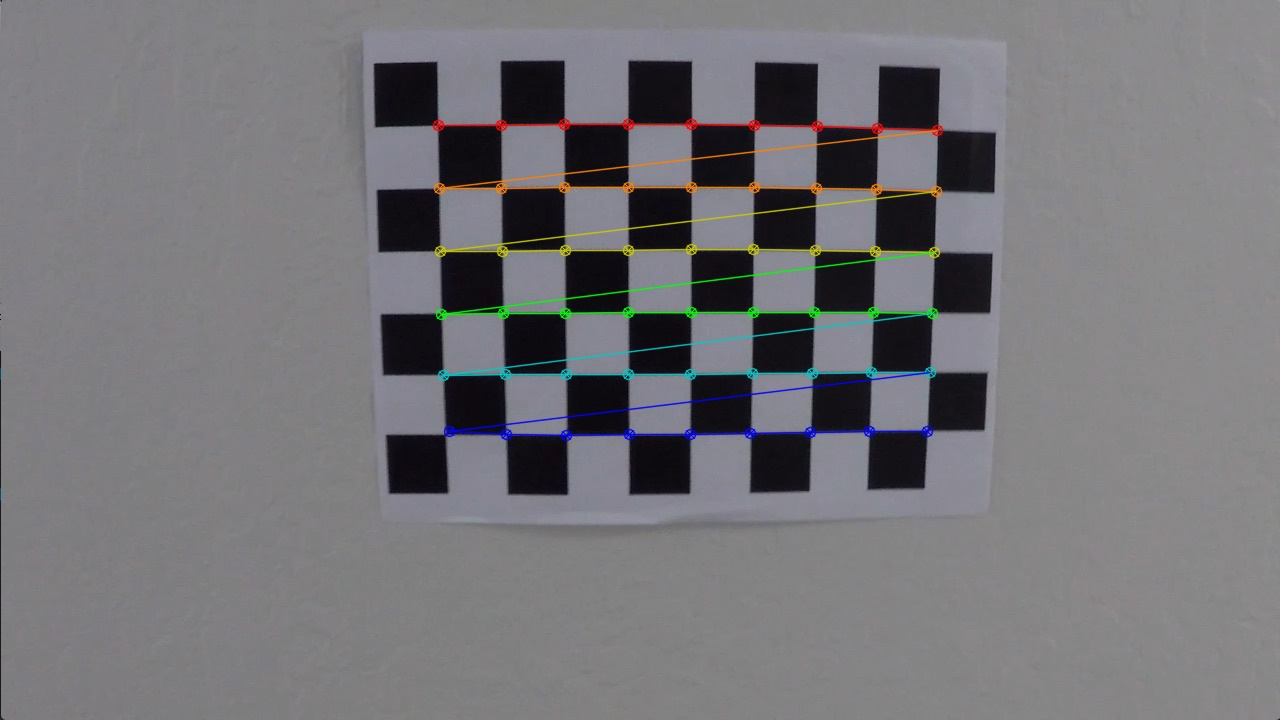
#> input picture output_images/corners.jpg, 1280 x 720 px, given as the content of the folder ./camera_cal, which was not available
$ python advanced_lane_finding.py   (older library calls are emulated)
#> lines starting #> are read from the running program, lines starting #| are printed output that depends on the picture; pictures that were not available may be replaced by others from this repository, and a replacement may not be noted
# To add a new cell, type '#%%'
# To add a new markdown cell, type '#%% [markdown]'
#%%
from IPython import get_ipython

#%% [markdown]
# ## Advanced Lane Finding Project
#
# The goals / steps of this project are the following:
#
# * Compute the camera calibration matrix and distortion coefficients given a set of chessboard images.
# * Apply a distortion correction to raw images.
# * Use color transforms, gradients, etc., to create a thresholded binary image.
# * Apply a perspective transform to rectify binary image ("birds-eye view").
# * Detect lane pixels and fit to find the lane boundary.
# * Determine the curvature of the lane and vehicle position with respect to center.
# * Warp the detected lane boundaries back onto the original image.
# * Output visual display of the lane boundaries and numerical estimation of lane curvature and vehicle position.
#
# ---
# ## Calibrate the Camera

#%%
import numpy as np
import cv2
import glob
import matplotlib.pyplot as plt
import pickle
get_ipython().run_line_magic('matplotlib', 'inline')
# Helper Methods
def save_image(fname, img):
    cv2.imwrite('./output_images/{}.jpg'.format(fname), img)

def display_images(images, cols = 4, rows = 5, figsize=(15,10), cmap = None):
    """
    Show a list of images in grid format using matplotlib
    """
    img_length = len(images)
    fig, axes = plt.subplots(rows, cols, figsize=figsize)
    indexes = range(cols * rows)

    for ax, index in zip(axes.flat, indexes):
        if index < img_length:
            image_path, image = images[index]
            if cmap == None:
                ax.imshow(image)
            else:
                ax.imshow(image, cmap=cmap)
                ax.set_title(image_path)
                ax.axis('off')

# [19 lines left out: function display_comparison, not called in this run]

def convert_to_rgb(img):
    return cv2.Color(img, cv2.COLOR_BGR2RGB)


#%%
# Load images from test images folder and store for later use.
calibration_images = list(map(
    lambda imageFileName: (imageFileName, cv2.imread(imageFileName)),
    glob.glob('./camera_cal/*.jpg')
))
#> calibration_images = 1 item

display_images(calibration_images, 4, 5, (15, 13))
#> in display_images, `img_length = len(images)`: img_length = 1
#> (the call stopped at in display_images, `fig, axes = plt.subplots(rows, cols, figsize=figsize)`: IPython is not available in this run)


#%%
# prepare object points, like (0,0,0), (1,0,0), (2,0,0) ....,(6,5,0)
objp = np.zeros((6*9,3), np.float32)
objp[:,:2] = np.mgrid[0:9,0:6].T.reshape(-1,2) # x, y coordinates

# Arrays to store object points and image points from all the images.
objpoints = [] # 3d points in real world space
imgpoints = [] # 2d points in image plane.

originals = []
drawn_corners = []

# Step through the list and search for chessboard corners
for fname, img in calibration_images:
    img_copy = img.copy()
    gray = cv2.cvtColor(img_copy, cv2.COLOR_BGR2GRAY)

    # Find the chessboard corners
    ret, corners = cv2.findChessboardCorners(gray, (9,6), None)

    # If found, add object points, image points
    if ret == True:
        objpoints.append(objp)
        imgpoints.append(corners)

        # Draw and display the corners
        img_copy = cv2.drawChessboardCorners(img_copy, (9,6), corners, ret)

        originals.append(img)
        drawn_corners.append(img_copy)
#> this loop made 1 pass
#> ret on pass 1: False
#> pass 1, `gray = cv2.cvtColor(img_copy, cv2.COLOR_BGR2GRAY)`:
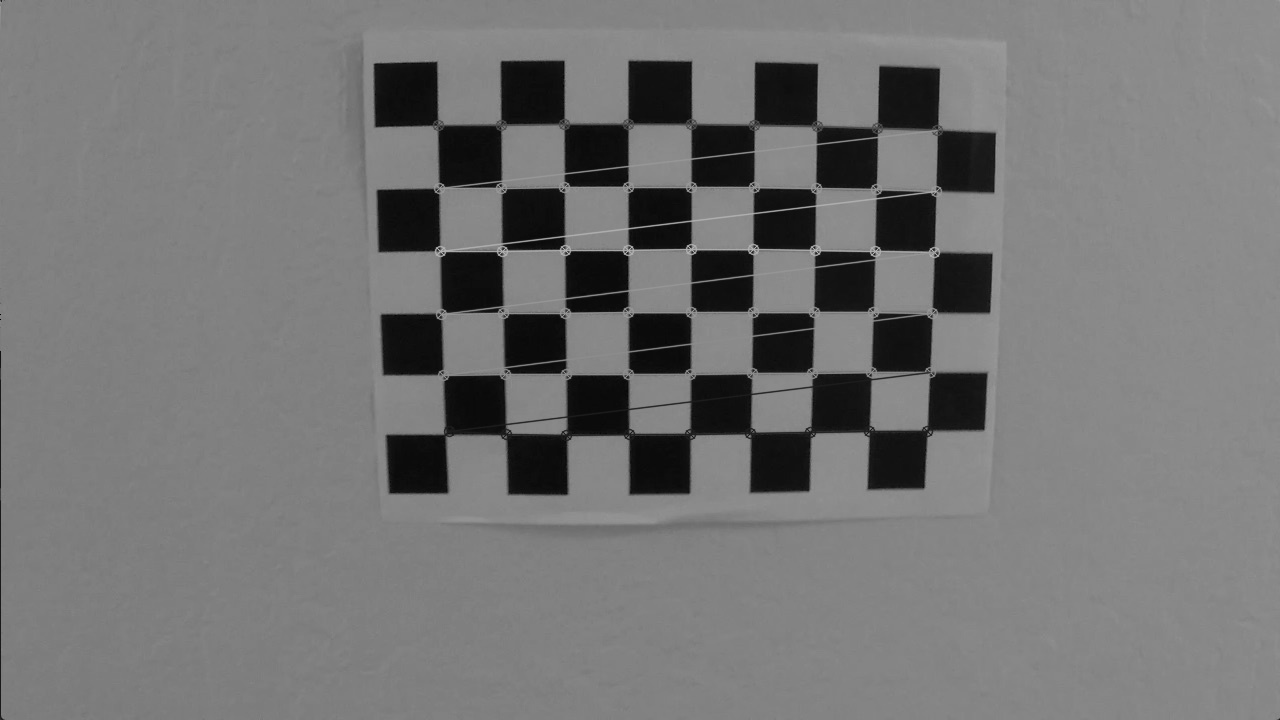
#> gray: shape (720, 1280); min 2, max 182, mean 116.5
#> img_copy is the input picture: shape (720, 1280, 3); mean B, G, R 119.4, 116, 116.6
#> after the loop, drawn_corners = []; imgpoints = []; objpoints = []; originals = []

index = 2
display_comparison(
#> (the run stopped early here; a loop or call above may not have finished)

$ run again, on output_images/corners13.jpg
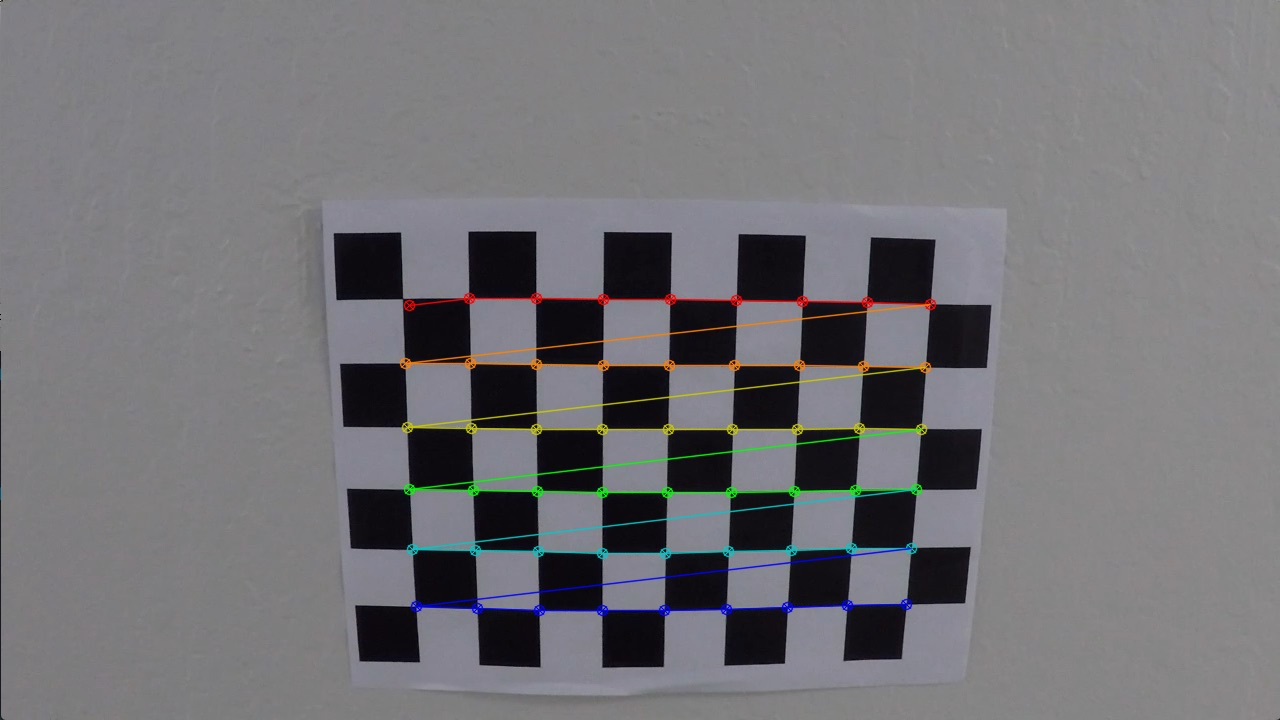
#> input picture output_images/corners13.jpg, 1280 x 720 px, given as the content of the folder ./camera_cal, which was not available
#> calibration_images = 1 item
#> img_length = 1
#> the loop `for fname, img in calibration_images:` made 1 pass
#> ret on pass 1: False
#> pass 1, `gray = cv2.cvtColor(img_copy, cv2.COLOR_BGR2GRAY)`:
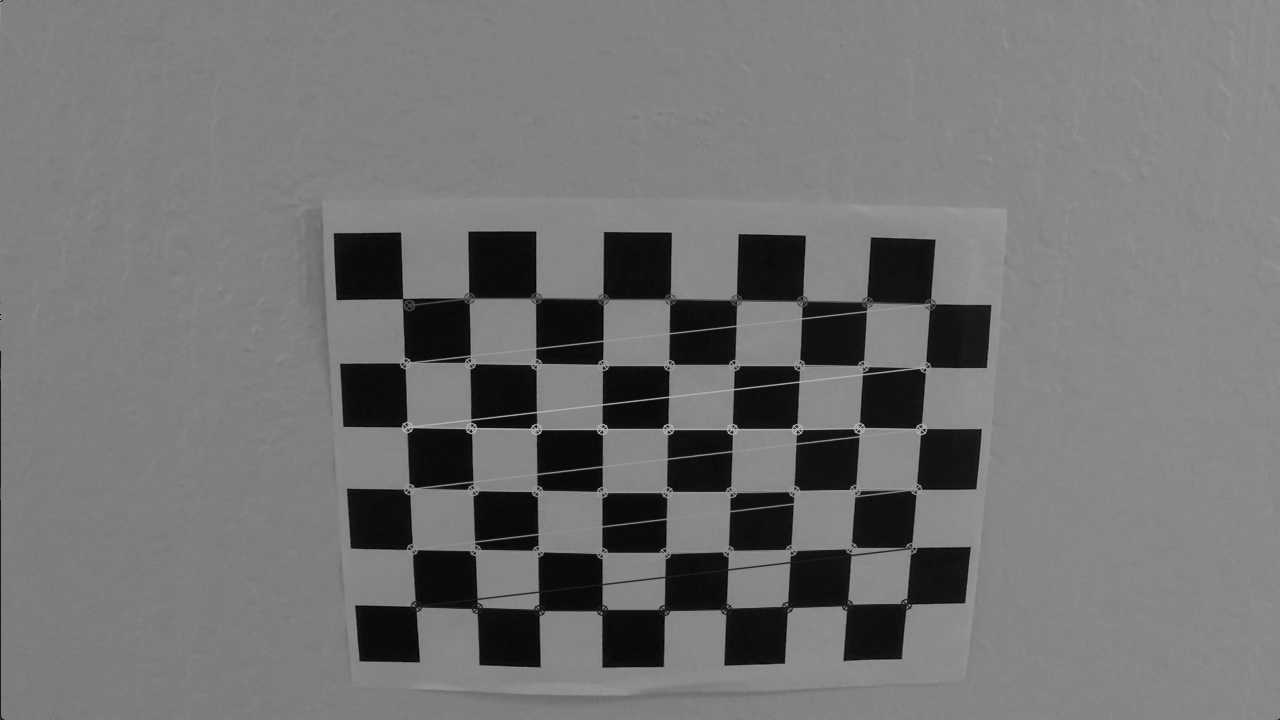
#> gray: shape (720, 1280); min 1, max 191, mean 115.2
#> img_copy is the input picture: shape (720, 1280, 3); mean B, G, R 118.1, 114.6, 115.4
#> after the loop `for fname, img in calibration_images:`: drawn_corners = []

$ run again, on output_images/corners15.jpg
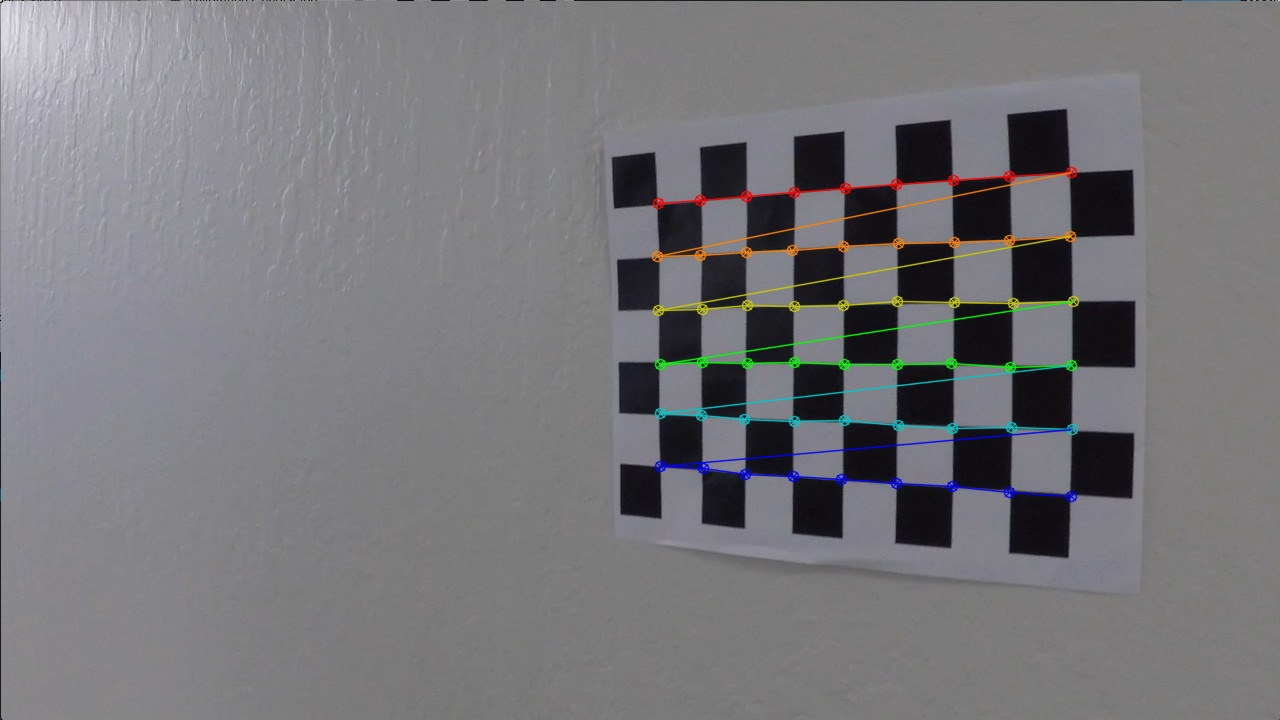
#> input picture output_images/corners15.jpg, 1280 x 720 px, given as the content of the folder ./camera_cal, which was not available
#> calibration_images = 1 item
#> img_length = 1
#> the loop `for fname, img in calibration_images:` made 1 pass
#> ret on pass 1: False
#> pass 1, `gray = cv2.cvtColor(img_copy, cv2.COLOR_BGR2GRAY)`:
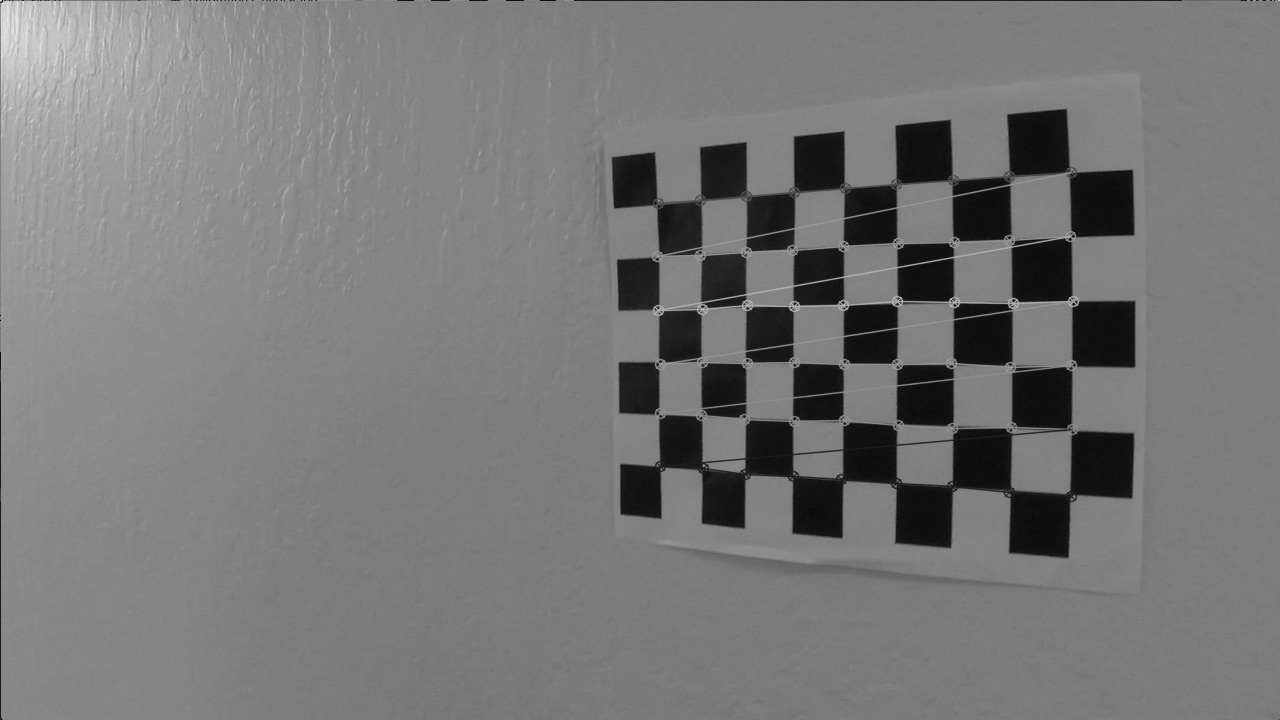
#> gray: shape (720, 1280); min 1, max 237, mean 118.8
#> img_copy is the input picture: shape (720, 1280, 3); mean B, G, R 121.6, 118.3, 118.8
#> after the loop `for fname, img in calibration_images:`: drawn_corners = []
